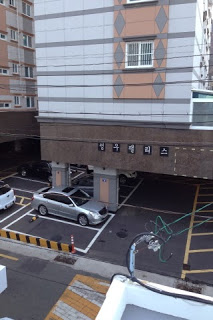
//> input picture ConsoleApplication1/ConsoleApplication1/4.jpg, 213 x 320 px
$ ./main_prog   (built with g++ and OpenCV 4)
//> lines starting //> are read from the running program, lines starting //| are printed output that depends on the picture
#include <stdio.h>
#include <iostream>

#include "opencv2/core/core.hpp"
#include "opencv2/features2d/features2d.hpp"
#include "opencv2/highgui/highgui.hpp"
#include "opencv2/nonfree/nonfree.hpp"
#include "opencv2/calib3d/calib3d.hpp"
#include "opencv2/imgproc/imgproc.hpp"

using namespace cv;

void readme();

/** @function main */
int main()
{/*
	if (argc != 3)
	{
		readme(); return -1;
	}
	*/
	// Load the images
	Mat image1 = imread("4.jpg");
//> image1 is the input picture: 320 rows x 213 cols, CV_8UC3; mean B, G, R 124.8, 115.7, 115.8
	Mat image2 = imread("3.jpg");
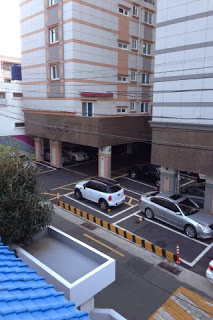
//> input picture ConsoleApplication1/ConsoleApplication1/3.jpg, 213 x 320 px
//> image2 is the input picture: 320 rows x 213 cols, CV_8UC3; mean B, G, R 136.2, 120.5, 118.3
	std::cout << "hjkhkhjk\n";
	//if (imag)
	Mat gray_image1;
	Mat gray_image2;
	std::cout << "hjkhkhjk\n";
	// Convert to Grayscale
	cvtColor(image1, gray_image1, CV_RGB2GRAY);
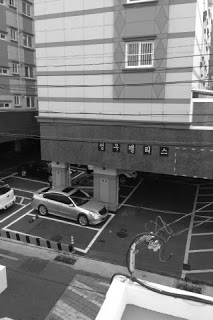
//> gray_image1: 320 rows x 213 cols, CV_8UC1; min 0, max 255, mean 118.4
	std::cout << "hjkhkhjk\n";
	cvtColor(image2, gray_image2, CV_RGB2GRAY);
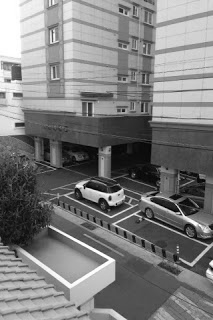
//> gray_image2: 320 rows x 213 cols, CV_8UC1; min 1, max 255, mean 125
	std::cout << "hjkhkhjk\n";
	imshow("first image", image2);
	imshow("second image", image1);


	int minHessian = 400;

//> (the run ends here: the program needs code that is not available in this run, at `SurfFeatureDetector detector(minHessian);`)
